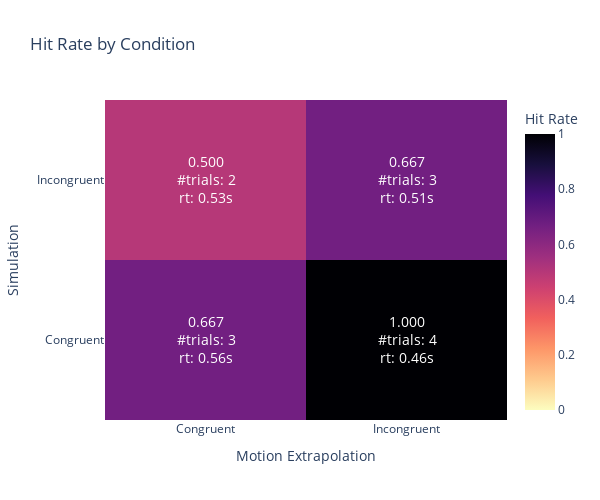

Notebook source saved alongside this figure:
### Code cell
# for this_name in all_sub_names:
    # wie = get_data(subject=f"sub-{this_name}", task="ball_hue")
wie = allen


# Get hit rates for each condition
simc_xpolc = get_hit_rate(df=wie, sim_con=True, expol_con=True, return_df=True)["accuracy"]
simc_xpoli = get_hit_rate(df=wie, sim_con=True, expol_con=False, return_df=True)["accuracy"]
simi_xpolc = get_hit_rate(df=wie, sim_con=False, expol_con=True, return_df=True)["accuracy"]
simi_xpoli = get_hit_rate(df=wie, sim_con=False, expol_con=False, return_df=True)["accuracy"]

cc_rt = get_rt(df=wie, sim_con=True, expol_con=True, return_df=False)
ci_rt = get_rt(df=wie, sim_con=True, expol_con=False, return_df=False)
ic_rt = get_rt(df=wie, sim_con=False, expol_con=True, return_df=False)
ii_rt = get_rt(df=wie, sim_con=False, expol_con=False, return_df=False)

print(f"Subject missed {get_false_negatives(wie)} trials")
# print(f"simc_xpolc: {simc_xpolc.mean()}, simc_xpoli: {simc_xpoli.mean()}, simi_xpolc: {simi_xpolc.mean()}, simi_xpoli: {simi_xpoli.mean()}")

# Create data for the 2x2 heatmap
z_values = [[simc_xpolc.mean(), simc_xpoli.mean()], 
            [simi_xpolc.mean(), simi_xpoli.mean()]]

# Create a figure with subplot for heatmap
fig = go.Figure()

# Add heatmap
fig.add_trace(go.Heatmap(
    z=z_values,
    x=['Congruent', 'Incongruent'],
    y=['Congruent', 'Incongruent'],
    text=[[f"{simc_xpolc.mean():.3f}<br>#trials: {len(simc_xpolc)}<br>rt: {cc_rt:.2f}s", f"{simc_xpoli.mean():.3f}<br>#trials: {len(simc_xpoli)}<br>rt: {ci_rt:.2f}s"], 
        [f"{simi_xpolc.mean():.3f}<br>#trials: {len(simi_xpolc)}<br>rt: {ic_rt:.2f}s", f"{simi_xpoli.mean():.3f}<br>#trials: {len(simi_xpoli)}<br>rt: {ii_rt:.2f}s"]],
    texttemplate="%{text}",
    textfont={"size":14},
    colorscale="magma_r",
    showscale=True,
    colorbar=dict(title="Hit Rate"),
    zmin=0,  # Set minimum value for the color scale
    zmax=1   # Set maximum value for the color scale
))

# Update layout
fig.update_layout(
    title=f"Hit Rate by Condition",
    xaxis=dict(title="Motion Extrapolation", side="bottom"),
    yaxis=dict(title="Simulation"),
    width=600,
    height=500
)

# Show the figure
fig.show()

### Figure 1 — Plotly figure (JSON) as saved in the notebook; plotly's stock layout.template omitted (floating-point values rounded to 4 significant figures)
{"data": [{"colorbar": {"title": {"text": "Hit Rate"}}, "colorscale": [[0, "#fcfdbf"], [0.1111, "#feca8d"], [0.2222, "#fd9668"], [0.3333, "#f1605d"], [0.4444, "#cd4071"], [0.5556, "#9e2f7f"], [0.6667, "#721f81"], [0.7778, "#440f76"], [0.8889, "#180f3d"], [1, "#000004"]], "showscale": true, "text": [["0.667<br>#trials: 3<br>rt: 0.56s", "1.000<br>#trials: 4<br>rt: 0.46s"], ["0.500<br>#trials: 2<br>rt: 0.53s", "0.667<br>#trials: 3<br>rt: 0.51s"]], "textfont": {"size": 14}, "texttemplate": "%{text}", "type": "heatmap", "x": ["Congruent", "Incongruent"], "y": ["Congruent", "Incongruent"], "z": [[0.6667, 1], [0.5, 0.6667]], "zmax": 1, "zmin": 0}], "layout": {"height": 500, "title": {"text": "Hit Rate by Condition"}, "width": 600, "xaxis": {"side": "bottom", "title": {"text": "Motion Extrapolation"}}, "yaxis": {"title": {"text": "Simulation"}}}}
